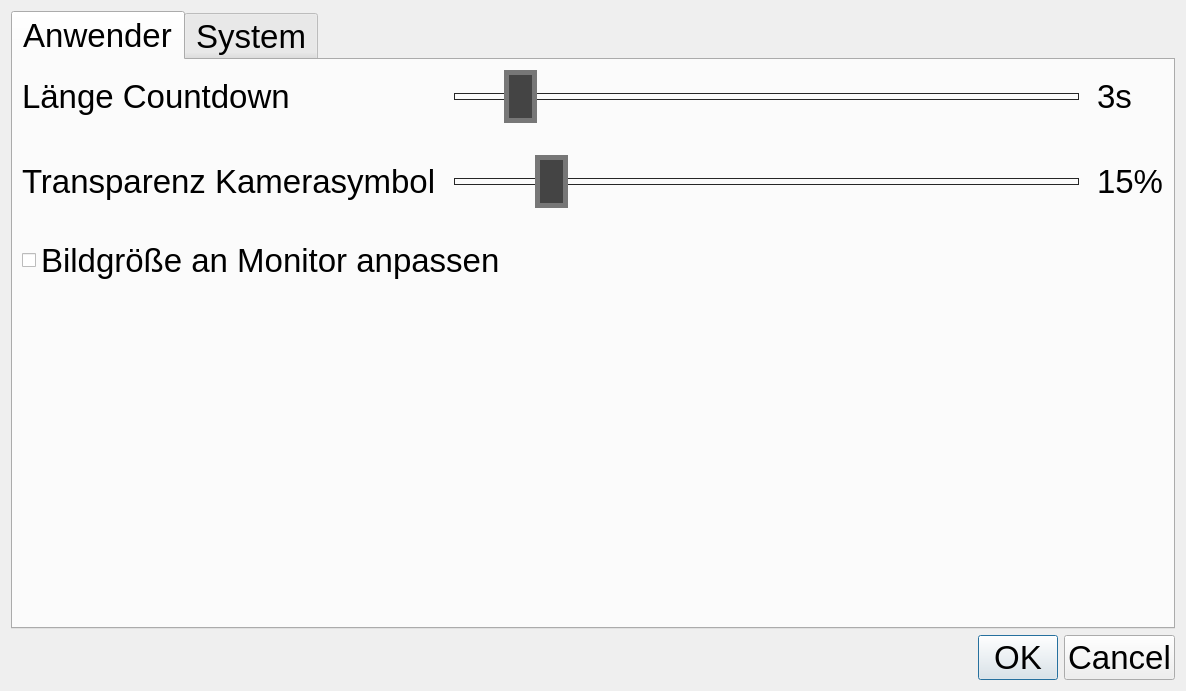
<?xml version="1.0" encoding="UTF-8"?>
<ui version="4.0">
 <class>Dialog</class>
 <widget class="QDialog" name="Dialog">
  <property name="geometry">
   <rect>
    <x>0</x>
    <y>0</y>
    <width>1134</width>
    <height>682</height>
   </rect>
  </property>
  <property name="font">
   <font>
    <pointsize>25</pointsize>
   </font>
  </property>
  <property name="windowTitle">
   <string>Konfiguration</string>
  </property>
  <layout class="QGridLayout" name="gridLayout">
   <item row="1" column="0">
    <widget class="QDialogButtonBox" name="buttonBox">
     <property name="orientation">
      <enum>Qt::Horizontal</enum>
     </property>
     <property name="standardButtons">
      <set>QDialogButtonBox::Cancel|QDialogButtonBox::Ok</set>
     </property>
    </widget>
   </item>
   <item row="0" column="0">
    <widget class="QTabWidget" name="tabWidget">
     <property name="currentIndex">
      <number>0</number>
     </property>
     <widget class="QWidget" name="user">
      <attribute name="title">
       <string>Anwender</string>
      </attribute>
      <layout class="QGridLayout" name="gridLayout_2">
       <property name="verticalSpacing">
        <number>30</number>
       </property>
       <item row="1" column="2">
        <widget class="QLabel" name="labTransparency">
         <property name="text">
          <string>15%</string>
         </property>
        </widget>
       </item>
       <item row="0" column="1">
        <widget class="QSlider" name="slideCountdown">
         <property name="styleSheet">
          <string notr="true">.QSlider {
    min-height: 55px;
    max-height: 55px;
}

.QSlider::groove:horizontal {
    border: 1px solid #262626;
    height: 5px;
    margin: 0 12px;
}

.QSlider::handle:horizontal {
    border: 5px solid #777777;
    width: 23px;
    height: 100px;
    margin: -24px -12px;
	background: #444444
}</string>
         </property>
         <property name="maximum">
          <number>30</number>
         </property>
         <property name="value">
          <number>3</number>
         </property>
         <property name="orientation">
          <enum>Qt::Horizontal</enum>
         </property>
        </widget>
       </item>
       <item row="3" column="0">
        <spacer name="verticalSpacer">
         <property name="orientation">
          <enum>Qt::Vertical</enum>
         </property>
         <property name="sizeHint" stdset="0">
          <size>
           <width>20</width>
           <height>40</height>
          </size>
         </property>
        </spacer>
       </item>
       <item row="1" column="0">
        <widget class="QLabel" name="label_2">
         <property name="text">
          <string>Transparenz Kamerasymbol</string>
         </property>
        </widget>
       </item>
       <item row="0" column="2">
        <widget class="QLabel" name="labCountdown">
         <property name="text">
          <string>3s</string>
         </property>
        </widget>
       </item>
       <item row="1" column="1">
        <widget class="QSlider" name="slideTransparency">
         <property name="styleSheet">
          <string notr="true">.QSlider {
    min-height: 55px;
    max-height: 55px;
}

.QSlider::groove:horizontal {
    border: 1px solid #262626;
    height: 5px;
    margin: 0 12px;
}

.QSlider::handle:horizontal {
    border: 5px solid #777777;
    width: 23px;
    height: 100px;
    margin: -24px -12px;
	background: #444444
}</string>
         </property>
         <property name="maximum">
          <number>100</number>
         </property>
         <property name="singleStep">
          <number>5</number>
         </property>
         <property name="value">
          <number>15</number>
         </property>
         <property name="orientation">
          <enum>Qt::Horizontal</enum>
         </property>
        </widget>
       </item>
       <item row="0" column="0">
        <widget class="QLabel" name="label">
         <property name="text">
          <string>Länge Countdown</string>
         </property>
        </widget>
       </item>
       <item row="2" column="0" colspan="3">
        <widget class="QCheckBox" name="ckImageFit">
         <property name="text">
          <string>Bildgröße an Monitor anpassen</string>
         </property>
         <property name="iconSize">
          <size>
           <width>25</width>
           <height>25</height>
          </size>
         </property>
        </widget>
       </item>
      </layout>
     </widget>
     <widget class="QWidget" name="system">
      <attribute name="title">
       <string>System</string>
      </attribute>
      <layout class="QGridLayout" name="gridLayout_3">
       <item row="2" column="0">
        <widget class="QGroupBox" name="groupBox_2">
         <property name="title">
          <string>Kamera</string>
         </property>
         <layout class="QGridLayout" name="gridLayout_5">
          <item row="0" column="0">
           <widget class="QLabel" name="label_7">
            <property name="text">
             <string>Speichermedium Kamera</string>
            </property>
           </widget>
          </item>
          <item row="0" column="1">
           <widget class="QComboBox" name="comboCameraMemory"/>
          </item>
         </layout>
        </widget>
       </item>
       <item row="1" column="0" colspan="2">
        <widget class="QGroupBox" name="groupBox">
         <property name="title">
          <string>USB</string>
         </property>
         <layout class="QGridLayout" name="gridLayout_4">
          <item row="1" column="0">
           <widget class="QLabel" name="label_6">
            <property name="text">
             <string>Suchpfad für USB-Stick</string>
            </property>
           </widget>
          </item>
          <item row="0" column="0">
           <widget class="QLabel" name="label_5">
            <property name="text">
             <string>Pfad auf USB-Stick</string>
            </property>
           </widget>
          </item>
          <item row="2" column="0">
           <widget class="QLabel" name="label_8">
            <property name="text">
             <string>USB Filename</string>
            </property>
           </widget>
          </item>
          <item row="0" column="1">
           <widget class="QLineEdit" name="lineUsbPath">
            <property name="text">
             <string>fotobox</string>
            </property>
           </widget>
          </item>
          <item row="1" column="1">
           <widget class="QLineEdit" name="lineUsbRoot">
            <property name="text">
             <string>/media/pi</string>
            </property>
           </widget>
          </item>
          <item row="2" column="1">
           <widget class="QLineEdit" name="lineUsbFilename">
            <property name="text">
             <string>%Y-%m-%d_%H-%M-%S.jpg</string>
            </property>
           </widget>
          </item>
         </layout>
        </widget>
       </item>
       <item row="2" column="1">
        <widget class="QGroupBox" name="groupBox_3">
         <property name="title">
          <string>Allgemein</string>
         </property>
         <layout class="QGridLayout" name="gridLayout_6">
          <item row="1" column="1">
           <widget class="QSpinBox" name="spinBistInterval">
            <property name="maximum">
             <number>30000</number>
            </property>
            <property name="value">
             <number>5000</number>
            </property>
           </widget>
          </item>
          <item row="0" column="1">
           <widget class="QSpinBox" name="spinCriticalMemory">
            <property name="maximum">
             <number>1000</number>
            </property>
            <property name="value">
             <number>50</number>
            </property>
           </widget>
          </item>
          <item row="1" column="0">
           <widget class="QLabel" name="label_4">
            <property name="text">
             <string>Intervall Speichercheck (ms)</string>
            </property>
           </widget>
          </item>
          <item row="0" column="0">
           <widget class="QLabel" name="label_3">
            <property name="text">
             <string>Kritischer Speicherplatz (MB)</string>
            </property>
           </widget>
          </item>
         </layout>
        </widget>
       </item>
       <item row="5" column="0" colspan="2">
        <widget class="QGroupBox" name="groupBox_4">
         <property name="title">
          <string>Gui</string>
         </property>
         <layout class="QGridLayout" name="gridLayout_7">
          <item row="0" column="0">
           <widget class="QCheckBox" name="ckImageMirrored">
            <property name="text">
             <string>Bild gespiegelt</string>
            </property>
           </widget>
          </item>
          <item row="0" column="2">
           <widget class="QDoubleSpinBox" name="spinKnobResize">
            <property name="decimals">
             <number>1</number>
            </property>
            <property name="singleStep">
             <double>0.100000000000000</double>
            </property>
            <property name="value">
             <double>1.000000000000000</double>
            </property>
           </widget>
          </item>
          <item row="0" column="1">
           <widget class="QLabel" name="label_9">
            <property name="text">
             <string>Touchgröße kleine Knöpfe</string>
            </property>
           </widget>
          </item>
          <item row="1" column="2">
           <widget class="QDoubleSpinBox" name="spinKnobIcon">
            <property name="value">
             <double>0.750000000000000</double>
            </property>
           </widget>
          </item>
          <item row="1" column="1">
           <widget class="QLabel" name="label_10">
            <property name="text">
             <string>Icongröße kleine Knöpfe</string>
            </property>
           </widget>
          </item>
         </layout>
        </widget>
       </item>
      </layout>
     </widget>
    </widget>
   </item>
  </layout>
 </widget>
 <resources/>
 <connections>
  <connection>
   <sender>buttonBox</sender>
   <signal>accepted()</signal>
   <receiver>Dialog</receiver>
   <slot>accept()</slot>
   <hints>
    <hint type="sourcelabel">
     <x>248</x>
     <y>254</y>
    </hint>
    <hint type="destinationlabel">
     <x>157</x>
     <y>274</y>
    </hint>
   </hints>
  </connection>
  <connection>
   <sender>buttonBox</sender>
   <signal>rejected()</signal>
   <receiver>Dialog</receiver>
   <slot>reject()</slot>
   <hints>
    <hint type="sourcelabel">
     <x>316</x>
     <y>260</y>
    </hint>
    <hint type="destinationlabel">
     <x>286</x>
     <y>274</y>
    </hint>
   </hints>
  </connection>
 </connections>
</ui>
